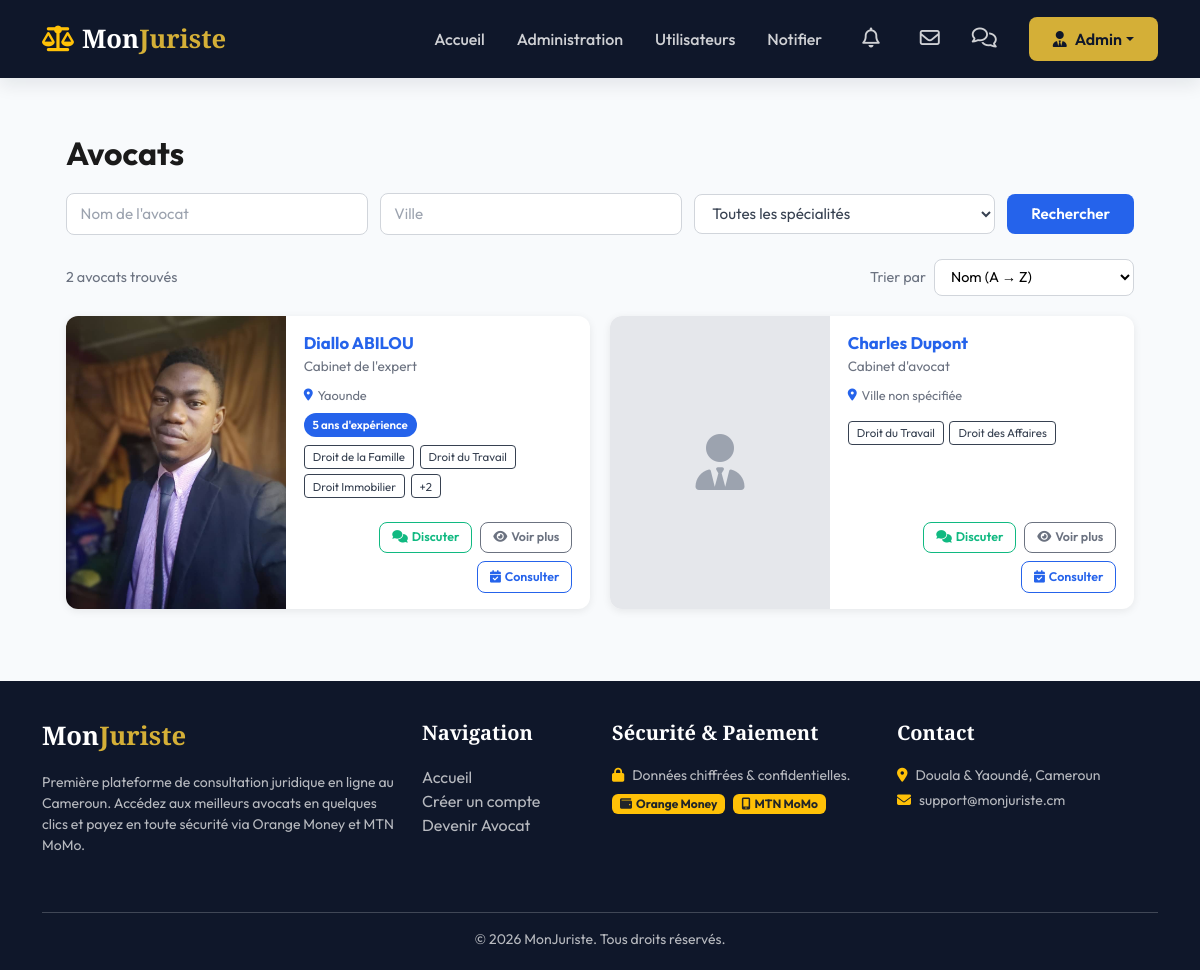
Screenshot of /client/avocats/ (signed in) with the database file from the repository.
### monjuriste/models.py (models this page shows, shortened)
class User(AbstractUser):
    ROLE_CHOICES = (
        ('CLIENT', 'Client'),
        ('AVOCAT', 'Avocat'),
        ('ADMIN', 'Administrateur'),
    )
    role = models.CharField(max_length=20, choices=ROLE_CHOICES, default='CLIENT')
    telephone = models.CharField(max_length=20, blank=True, null=True)
    photo = models.ImageField(upload_to='profiles/', blank=True, null=True)

class AvocatProfile(models.Model):
    user = models.OneToOneField(User, on_delete=models.CASCADE, related_name='avocat_profile')
    specialites = models.ManyToManyField(Specialite, related_name='avocats', blank=True)
    tarif_horaire = models.DecimalField(max_digits=10, decimal_places=2, default=0.0)
    description = models.TextField(blank=True)
    cabinet = models.CharField(max_length=200, blank=True, verbose_name="Cabinet / Étude")
    ville = models.CharField(max_length=100, blank=True, verbose_name="Ville")
    annees_experience = models.PositiveIntegerField(default=0, verbose_name="Années d'expérience")
    is_approved = models.BooleanField(default=False, verbose_name="Approuvé par l'admin")
    class Meta:
        verbose_name = "Profil Avocat"
        verbose_name_plural = "Profils Avocats"

class Specialite(models.Model):
    nom = models.CharField(max_length=100, unique=True)
    description = models.TextField(blank=True)
    class Meta:
        verbose_name = "Spécialité"
        verbose_name_plural = "Spécialités"

### monjuriste/decorators.py (the view, shortened to what this page needs)
        @login_required
        def _wrapped_view(request, *args, **kwargs):
            if request.user.is_superuser:
                from .models import ClientProfile, AvocatProfile
                if 'CLIENT' in allowed_roles and not hasattr(request.user, 'client_profile'):
                    ClientProfile.objects.get_or_create(user=request.user)
                if 'AVOCAT' in allowed_roles and not hasattr(request.user, 'avocat_profile'):
                    profile, created = AvocatProfile.objects.get_or_create(user=request.user)
                    if created or not profile.is_approved:
                        profile.is_approved = True
                        profile.save()
                return view_func(request, *args, **kwargs)

### templates/client/avocat_list.html (shortened to what this page needs)
{% extends 'base.html' %}
{% block content %}
<div class="avocats-page">
    <h1 class="avocats-page-title">Avocats</h1>
    <form method="get" action="{% url 'avocat_list' %}" class="avocats-filters" id="filters-form">
        <input type="text" name="nom" placeholder="Nom de l'avocat" value="{{ filtre_nom }}">
        <input type="text" name="ville" placeholder="Ville" value="{{ filtre_ville }}" list="villes-list">
        <select name="specialite" aria-label="Spécialité">
            <option value="">Toutes les spécialités</option>
        </select>
        <button type="submit" class="btn-rechercher">Rechercher</button>
    </form>
    <div class="avocats-toolbar">
        <p class="avocats-count">{{ avocats|length }} avocat{{ avocats|length|pluralize }} trouvé{{ avocats|length|pluralize }}</p>
        <div class="avocats-sort">
            <label for="tri-select">Trier par</label>
            <select id="tri-select" aria-label="Trier les avocats">
                <option value="nom_asc" {% if selected_tri == 'nom_asc' %}selected{% endif %}>Nom (A → Z)</option>
            </select>
        </div>
    </div>
    <div class="avocats-grid">
        {% for avo in avocats %}
            <article class="avocat-card">
                <div class="avocat-card-photo">
                    {% if avo.user.photo %}
                        <img src="{{ avo.user.photo.url }}" alt="{{ avo.user.get_full_name }}">
                    {% else %}
                        <i class="fa-solid fa-user-tie placeholder-icon"></i>
                    {% endif %}
                </div>
                <div class="avocat-card-body">
                    <h2 class="avocat-card-name">{{ avo.user.get_full_name }}</h2>
                    <p class="avocat-card-cabinet">{{ avo.cabinet|default:"Cabinet d'avocat" }}</p>
                    <div class="avocat-card-ville">
                        <i class="fa-solid fa-location-dot"></i>
                        <span>{{ avo.ville|default:"Ville non spécifiée" }}</span>
                    </div>
                    <div class="avocat-card-badges">
                        {% if avo.annees_experience %}
                            <span class="badge-exp">{{ avo.annees_experience }} an{{ avo.annees_experience|pluralize:"s" }} d'expérience</span>
                        {% endif %}
                    </div>
                    <div class="avocat-card-specs">
                        {% for spec in avo.specialites.all|slice:":3" %}
                            <span class="spec-tag">{{ spec.nom }}</span>
                        {% endfor %}
                        {% if avo.specialites.all|length > 3 %}
                            <span class="spec-tag">+{{ avo.specialites.all|length|add:"-3" }}</span>
                        {% endif %}
                    </div>
                    <div class="avocat-card-actions">
                        <a href="{% url 'start_conversation' avo.id %}" class="btn-discuter">
                            <i class="fa-solid fa-comments me-1"></i>Discuter
                        </a>
                        <a href="{% url 'avocat_detail' avo.id %}" class="btn-voir-plus">
                            <i class="fa-solid fa-eye me-1"></i>Voir plus
                        </a>
                        <a href="{% url 'demande_creer' avo.id %}" class="btn-consultation">
                            <i class="fa-solid fa-calendar-check me-1"></i>Consulter
                        </a>
                    </div>
                </div>
            </article>
        {% endfor %}
    </div>
</div>
{% endblock %}

### templates/base.html (shortened to what this page needs)
<!DOCTYPE html>
<html lang="fr">
<head>
    <link href="https://cdn.jsdelivr.net/npm/bootstrap@5.3.2/dist/css/bootstrap.min.css" rel="stylesheet">
    <link href="https://cdnjs.cloudflare.com/ajax/libs/font-awesome/6.4.2/css/all.min.css" rel="stylesheet">
    {% load static %}
    <link rel="stylesheet" href="{% static 'css/style.css' %}">
</head>
<body>
    <nav class="navbar navbar-expand-lg navbar-dark navbar-custom sticky-top">
        <div class="container">
            <a class="navbar-brand font-serif" href="{% url 'visitor_index' %}">
                <i class="fa-solid fa-scale-balanced me-2 text-warning"></i>Mon<span>Juriste</span>
            </a>
            <div class="collapse navbar-collapse" id="navbarNav">
                <ul class="navbar-nav ms-auto align-items-center">
                    <li class="nav-item">
                        <a class="nav-link {% if request.resolver_match.url_name == 'visitor_index' %}active{% endif %}" href="{% url 'visitor_index' %}">Accueil</a>
                    </li>
                    {% if user.is_authenticated %}
                        {% if user.role == 'ADMIN' or user.is_superuser %}
                            <li class="nav-item">
                                <a class="nav-link {% if 'admin-custom/dashboard' in request.path %}active{% endif %}" href="{% url 'admin_dashboard' %}">Administration</a>
                            </li>
                            <li class="nav-item">
                                <a class="nav-link {% if 'admin-custom/utilisateurs' in request.path %}active{% endif %}" href="{% url 'admin_utilisateurs' %}">Utilisateurs</a>
                            </li>
                            <li class="nav-item">
                                <a class="nav-link {% if 'admin-custom/notifier' in request.path %}active{% endif %}" href="{% url 'admin_notifier' %}">Notifier</a>
                            </li>
                        {% endif %}
                        <li class="nav-item position-relative mx-2">
                            <a class="nav-link {% if 'notifications' in request.path %}active{% endif %}" href="{% url 'notifications_list' %}">
                                <i class="fa-regular fa-bell fs-5"></i>
                            </a>
                        </li>
                        <li class="nav-item">
                            <a class="nav-link {% if 'emails' in request.path %}active{% endif %}" href="{% url 'emails_list' %}" title="Mes Emails reçus">
                                <i class="fa-regular fa-envelope fs-5"></i>
                            </a>
                        </li>
                        <li class="nav-item">
                            <a class="nav-link {% if 'messages' in request.path %}active{% endif %}" href="{% url 'conversation_list' %}" title="Mes Discussions">
                                <i class="fa-regular fa-comments fs-5"></i>
                            </a>
                        </li>
                        <li class="nav-item dropdown ms-3">
                            <a class="btn btn-gold dropdown-toggle d-flex align-items-center" href="#" role="button" data-bs-toggle="dropdown">
                                <i class="fa-solid fa-user-tie me-2"></i>{{ user.first_name|default:user.username }}
                            </a>
                        </li>
                    {% endif %}
                </ul>
            </div>
        </div>
    </nav>
    <main class="py-4">
        {% block content %}{% endblock %}
    </main>
    <footer>
        <div class="container">
            <div class="row">
                <div class="col-md-4 mb-4">
                    <h5 class="navbar-brand">Mon<span>Juriste</span></h5>
                    <p class="small">Première plateforme de consultation juridique en ligne au Cameroun. Accédez aux meilleurs avocats en quelques clics et payez en toute sécurité via Orange Money et MTN MoMo.</p>
                </div>
                <div class="col-md-2 mb-4">
                    <h5>Navigation</h5>
                    <ul class="list-unstyled">
                        <li><a href="{% url 'visitor_index' %}">Accueil</a></li>
                        <li><a href="{% url 'register' %}">Créer un compte</a></li>
                        <li><a href="{% url 'lawyer_register' %}">Devenir Avocat</a></li>
                    </ul>
                </div>
                <div class="col-md-3 mb-4">
                    <h5>Sécurité & Paiement</h5>
                    <p class="small mb-2"><i class="fa-solid fa-lock text-warning me-2"></i>Données chiffrées & confidentielles.</p>
                    <div class="d-flex gap-2">
                        <span class="badge bg-warning text-dark px-2 py-1"><i class="fa-solid fa-wallet me-1"></i>Orange Money</span>
                        <span class="badge bg-warning text-dark px-2 py-1"><i class="fa-solid fa-mobile-screen me-1"></i>MTN MoMo</span>
                    </div>
                </div>
                <div class="col-md-3 mb-4">
                    <h5>Contact</h5>
                    <p class="small mb-1"><i class="fa-solid fa-location-dot me-2 text-warning"></i>Douala & Yaoundé, Cameroun</p>
                    <p class="small mb-1"><i class="fa-solid fa-envelope me-2 text-warning"></i>support@monjuriste.cm</p>
                </div>
            </div>
            <hr class="bg-secondary">
            <div class="row mt-3 text-center">
                <div class="col-12">
                    <p class="small mb-0">&copy; 2026 MonJuriste. Tous droits réservés.</p>
                </div>
            </div>
        </div>
    </footer>
</body>
</html>

### static/css/style.css (style rules this page uses)
:root { --primary: #0F172A; --primary-light: #1E293B; --accent: #D4AF37; --accent-hover: #C5A028; --accent-light: #FCE8B2; --secondary: #475569; --success: #10B981; --warning: #F59E0B; --danger: #EF4444; --info: #3B82F6; --light-bg: #F8FAFC; --white: #FFFFFF; --glass-bg: rgba(255, 255, 255, 0.85); --glass-border: rgba(255, 255, 255, 0.4); --shadow-sm: 0 2px 4px rgba(15, 23, 42, 0.05); --shadow-md: 0 8px 16px rgba(15, 23, 42, 0.08); --shadow-lg: 0 16px 32px rgba(15, 23, 42, 0.12); --transition: all 0.3s cubic-bezier(0.4, 0, 0.2, 1); --font-serif: 'Playfair Display', Georgia, serif; --font-sans: 'Outfit', sans-serif; }
body { font-family: var(--font-sans); background-color: var(--light-bg); color: var(--primary); min-height: 100vh; display: flex; flex-direction: column; overflow-x: hidden; }
h1, h2, h3, h4, h5, h6 { font-weight: 700; }
.font-serif { font-family: var(--font-serif); }
.btn-gold { background-color: var(--accent); color: var(--primary); border: none; font-weight: 600; padding: 10px 24px; border-radius: 8px; transition: var(--transition); }
.navbar-custom { background-color: var(--primary); box-shadow: var(--shadow-md); padding: 15px 0; }
.navbar-brand { font-family: var(--font-serif); font-size: 1.6rem; font-weight: 700; color: var(--white) !important; }
.navbar-brand span { color: var(--accent); }
.nav-link { color: rgba(255, 255, 255, 0.8) !important; font-weight: 500; margin: 0 8px; transition: var(--transition); }
footer { background-color: var(--primary); color: rgba(255, 255, 255, 0.7); padding: 40px 0 20px 0; margin-top: auto; }
footer h5 { color: var(--white); font-family: var(--font-serif); margin-bottom: 20px; }
footer a { color: rgba(255, 255, 255, 0.7); text-decoration: none; transition: var(--transition); }

### rows the page displays
User: first_name "Admin"
AvocatProfile: user.photo (picture), user.get_full_name "Diallo ABILOU", cabinet "Cabinet de l'expert", ville "Yaounde", annees_experience "5", specialites.all|length "2"
Specialite: nom "Droit de la Famille"
Specialite: nom "Droit du Travail"
Specialite: nom "Droit Immobilier"
AvocatProfile: user.get_full_name "Charles Dupont", cabinet "Cabinet d'avocat", ville "Ville non spécifiée"
Specialite: nom "Droit des Affaires"

### other values shown
{{ avocats|length }} "2"
